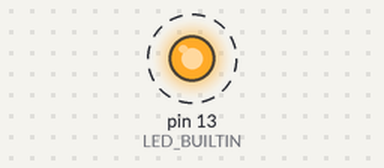
Recording of a sketch running on a simulated Arduino Uno, built with avr-gcc and run on an emulated ATmega328P. Parts: output pins drawn as LEDs (lit = HIGH). Dashed ring = blinking. What the sketch prints to the serial monitor is not drawn.

Above: at 3.5 s.
Timing chart, 0 to 7.6 s (numbered marks = the images above):
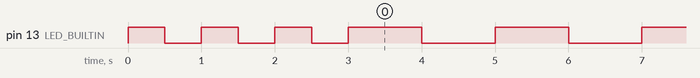

Measured:
- by itself, pin 13 (LED_BUILTIN): repeats every 1.0 s: HIGH 0.50 s, LOW 0.50 s

The sketch:

board_check.ino
```cpp
// simple example from
// https://learn.adafruit.com/introducing-the-adafruit-nrf52840-feather/arduino-board-setup

void setup() {
  pinMode(LED_BUILTIN, OUTPUT);

  // setup serial
  Serial.begin(115200);
  while (!Serial);
  Serial.println("Feather board check");
  Serial.println();

  // flash LED 3 times to indicate done with setup()
  int i;
  for (i = 0; i < 3; i++ )
  {
    digitalWrite(LED_BUILTIN, HIGH);   // turn the LED on (HIGH is the voltage level)
    delay(500);                       // wait for a second
    digitalWrite(LED_BUILTIN, LOW);    // turn the LED off by making the voltage LOW
    delay(500);                       // wait for a second
    Serial.println("blink");
  }

}

void loop() {

  Serial.println("top of loop");

  digitalWrite(LED_BUILTIN, HIGH);   // turn the LED on (HIGH is the voltage level)
  delay(1000);                       // wait for a second
  digitalWrite(LED_BUILTIN, LOW);    // turn the LED off by making the voltage LOW
  delay(1000);                       // wait for a second
}
```
